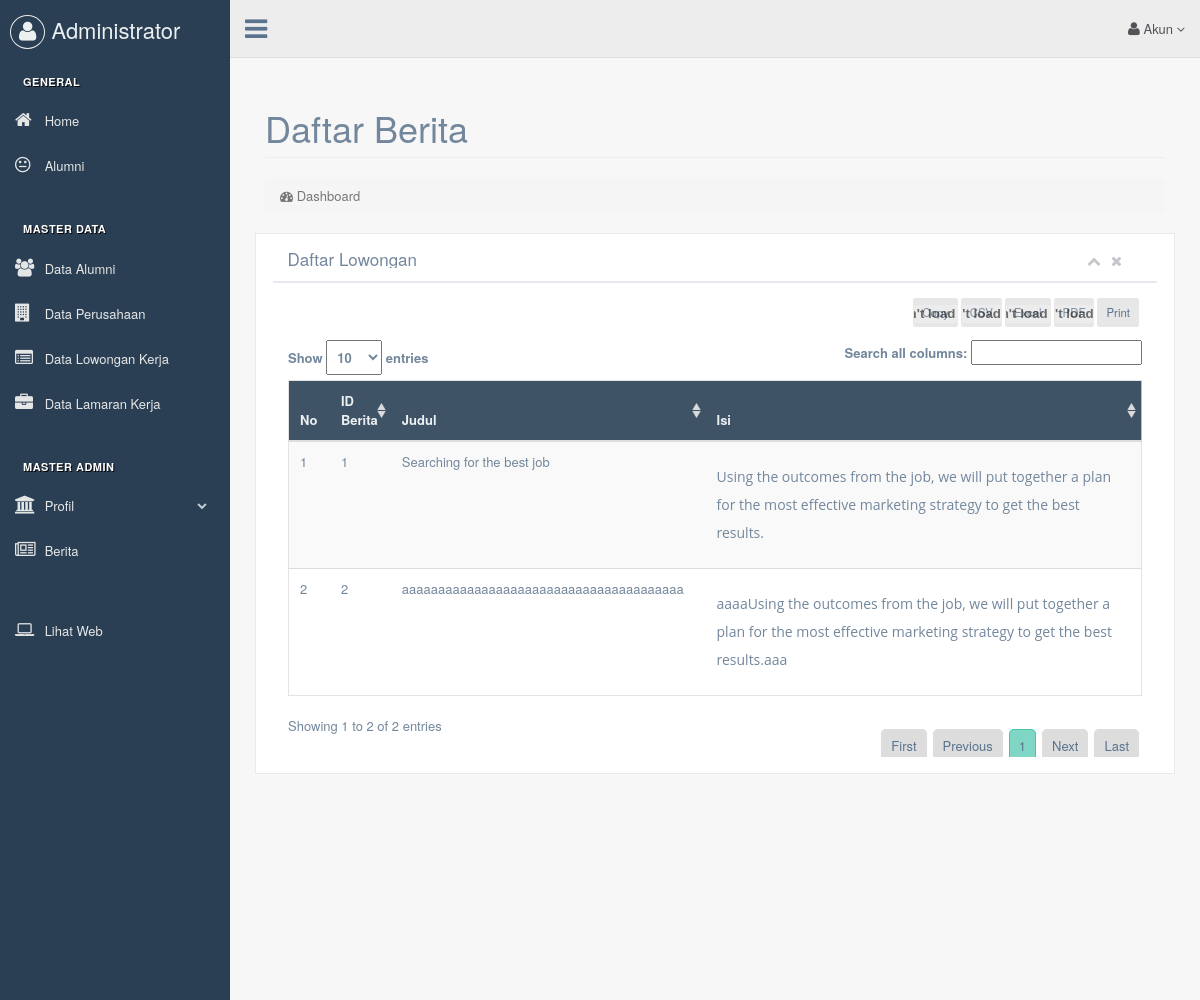
The app's page /index.php/admin/berita2 with its own data.
### tables this page shows
CREATE TABLE IF NOT EXISTS `berita` (
  `id_berita` int(5) NOT NULL AUTO_INCREMENT,
  `id_admin` int(5) NOT NULL,
  `id_tag` int(5) NOT NULL,
  `judul` varchar(100) NOT NULL,
  `isi` text NOT NULL,
  `tgl` datetime NOT NULL,
  PRIMARY KEY (`id_berita`)
);

### application/controllers/admin/berita2.php (called while the page is built, shortened)
<?php
class Berita2 extends CI_Controller {
	public function __Construct(){
	   $this->load->model('model_crud');
	   $this->load->model('model_function');
	}
	public function index()
	{
		$isi['judul']="Daftar Berita";
		$isi['konten']="admin/berita2";
		$isi['aksi']="Daftar";
		$isi['result']=$this->model_crud->selectData("berita");
		$this->load->view('admin/index',$isi);
	}
}
?>

### index.php (called while the page is built, shortened)
<?php
require_once BASEPATH.'core/CodeIgniter.php';

### application/models/model_crud.php (called while the page is built, shortened)
<?php if ( ! defined('BASEPATH')) exit('No direct script access allowed');
class Model_crud extends CI_Model
{
	    function selectData($tablename="",$listfield="",$where="")
	    {
	    	$query=null;
	    	if (empty($listfield)) {
                if (empty($where)) {
                    $query = $this->db->query("select * from ".$tablename);
                } else {
                    $query = $this->db->query("select * from ".$tablename." where ".$where);
                }
            } else {
                if (empty($where)) {
                    $query = $this->db->query("select ".$listfield." from ".$tablename);
                } else {
                    $query = $this->db->query("select ".$listfield." from ".$tablename." where ".$where);
                }
            }
	    	return $query->result();
	    }
}
?>

### application/views/admin/berita2.php (the view, shortened to what this page needs)
<div class='row'>
<div class="x_panel">
        <div class="x_title">
            <h2><i class="fa fa-lokers"></i>&nbsp;&nbsp;Daftar Lowongan</h2>
            <ul class="nav navbar-right panel_toolbox">
                <li><a class="collapse-link" href="#"><i class="fa fa-chevron-up"></i></a>
                </li>
                <li><a class="close-link" href="#"><i class="fa fa-close"></i></a>
                </li>
            </ul>
            <div class="clearfix"></div>
        </div>
        <div class="x_content">
            <div class='col-md-12'>
            <div class="box-body table-responsive">
                <table  id="example" class="table table-striped responsive-utilities jambo_table">
                    <thead>
                        <tr><th>No</th><th>ID Berita</th><th>Judul</th><th>Isi</th>
                    </thead>
                    <tbody>
                    <?php
                    $no=1;
                    foreach ($result as $row) {
                                ?>
                                <tr class='odd wow fadeInUp' data-wow-delay='1s'">
                                    <td><?php echo $no;?></td>
                                    <td><?php echo $row->id_berita;?></td>
                                    <td><?php echo $row->judul;?></td>
                                    <td><p><?php echo $row->isi;?></p></td>
                                </tr>
                                <?php
                                $no++;
                            }
                    ?>
                    </tbody>
                </table>
                </div>
            </div>
        </div>
</div>
</div>

### records on screen
berita: id_berita "1", judul "Searching for the best job", isi "Using the outcomes from the job, we will put together a plan for the most effective marketing strategy to get the best results."
berita: id_berita "2", judul "aaaaaaaaaaaaaaaaaaaaaaaaaaaaaaaaaaaaaaa", isi "aaaaUsing the outcomes from the job, we will put together a plan for the most effective marketing strategy to get the best results.aaa"

### other values on screen
$judul "Daftar Berita"
